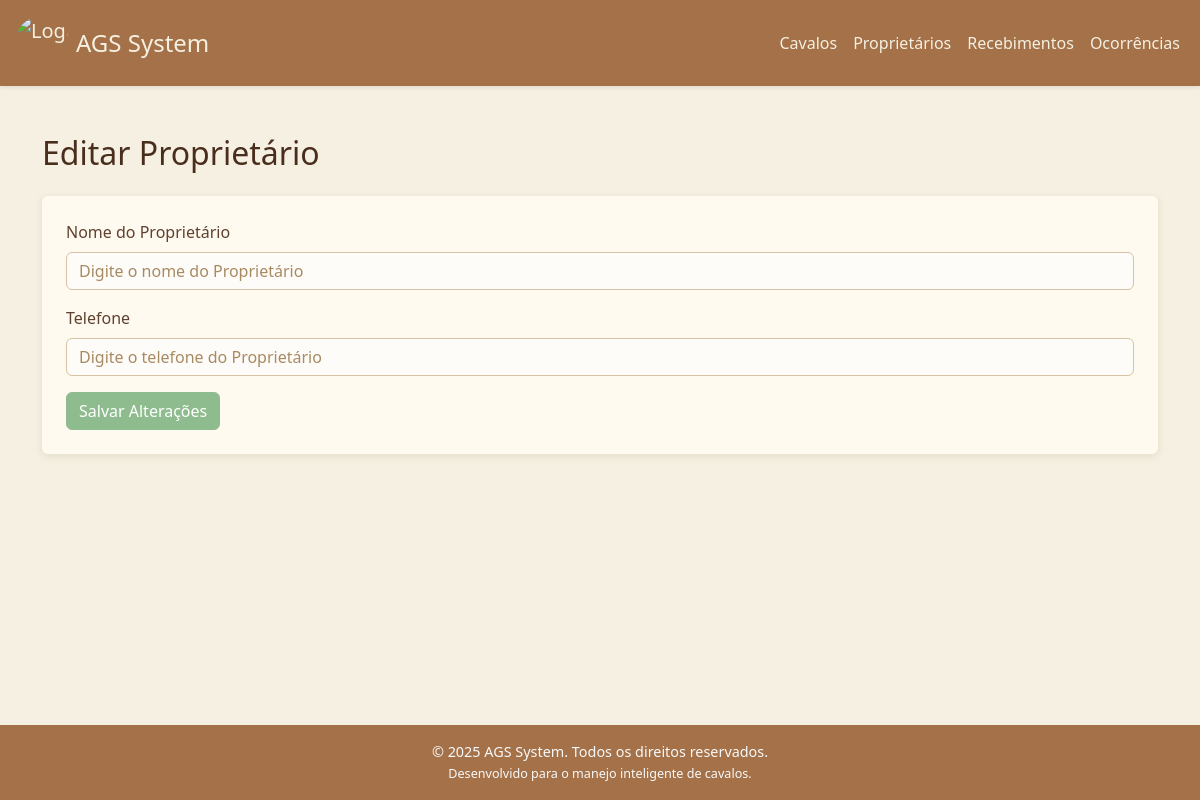
/proprietario/3/editar, run on an earlier commit of the app's database.
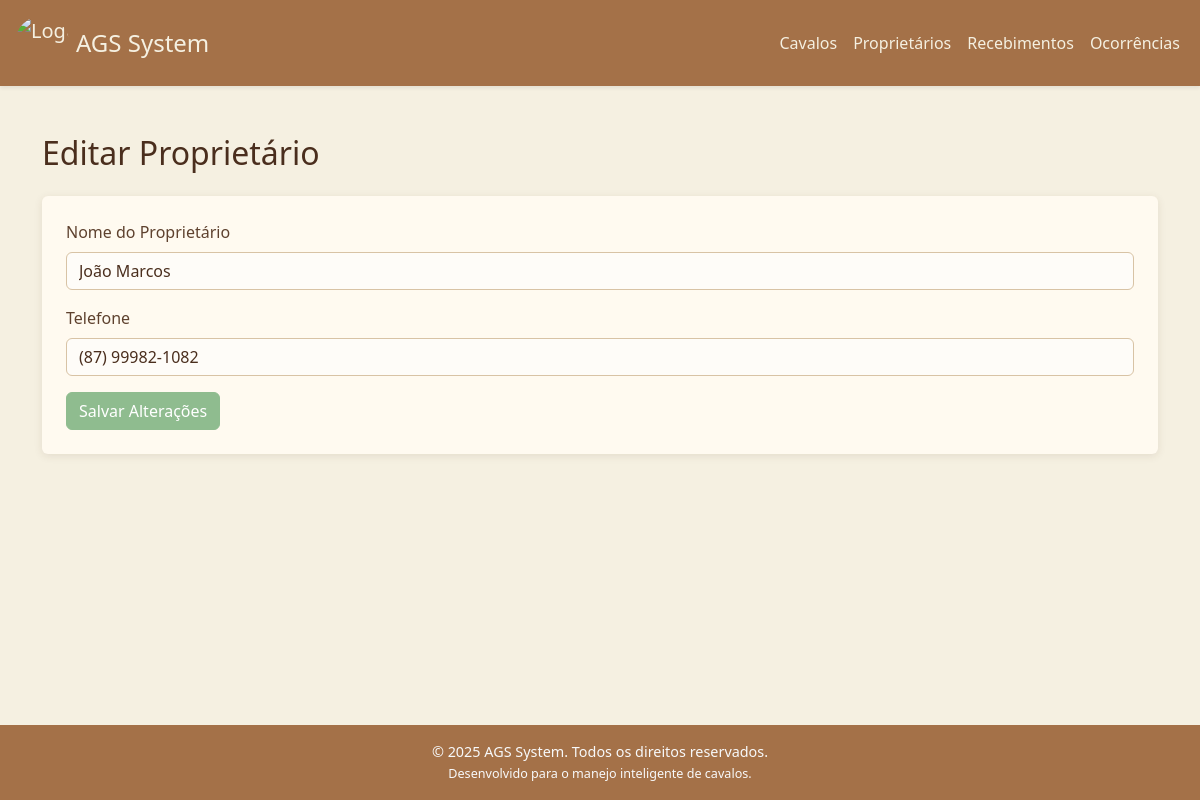
And on a later commit of the database.
### tables this page shows
CREATE TABLE proprietario (
            id INTEGER PRIMARY KEY AUTOINCREMENT,
            nome TEXT NOT NULL,
            telefone TEXT
        );

### app.py (the view, shortened to what this page needs)
@app.route('/proprietario/<int:id>/editar', methods=['GET', 'POST'])
def editarProprietario(id):
    conn = conexao()
    proprietario = conn.execute('SELECT * FROM proprietario WHERE id=?', (id,)).fetchone()
    conn.close()
    return render_template('editar_proprietario.html', proprietario=proprietario)

### app.py (called while the page is built)
@app.context_processor
def inject_now():
    return {'now': datetime.now()}

### database.py (called while the page is built)
def conexao():
    conn = sqlite3.connect(db_path)
    conn.row_factory = sqlite3.Row
    return conn

### templates/editar_proprietario.html
{% extends 'base.html' %} {% block content %}
<h2 class="mb-4">Editar Proprietário</h2>
<form method="POST" class="bg-secondary p-4 rounded">
  <div class="mb-3">
    <label for="name" class="form-label">Nome do Proprietário</label>
    <input
      type="text"
      class="form-control"
      id="name"
      name="name"
      required
      placeholder="Digite o nome do Proprietário"
      value="{{ proprietario.nome }}"
    />
  </div>
  <div class="mb-3">
    <label for="number" class="form-label">Telefone</label>
    <input
      type="text"
      class="form-control"
      id="number"
      name="number"
      required
      placeholder="Digite o telefone do Proprietário"
      value="{{ proprietario.telefone }}"
    />
  </div>
  <button type="submit" class="btn btn-success">Salvar Alterações</button>
</form>
{% endblock %}

What changed in the data, as far as the page shows it:
added proprietario: name "João Marcos", number "(87) 99982-1082"
